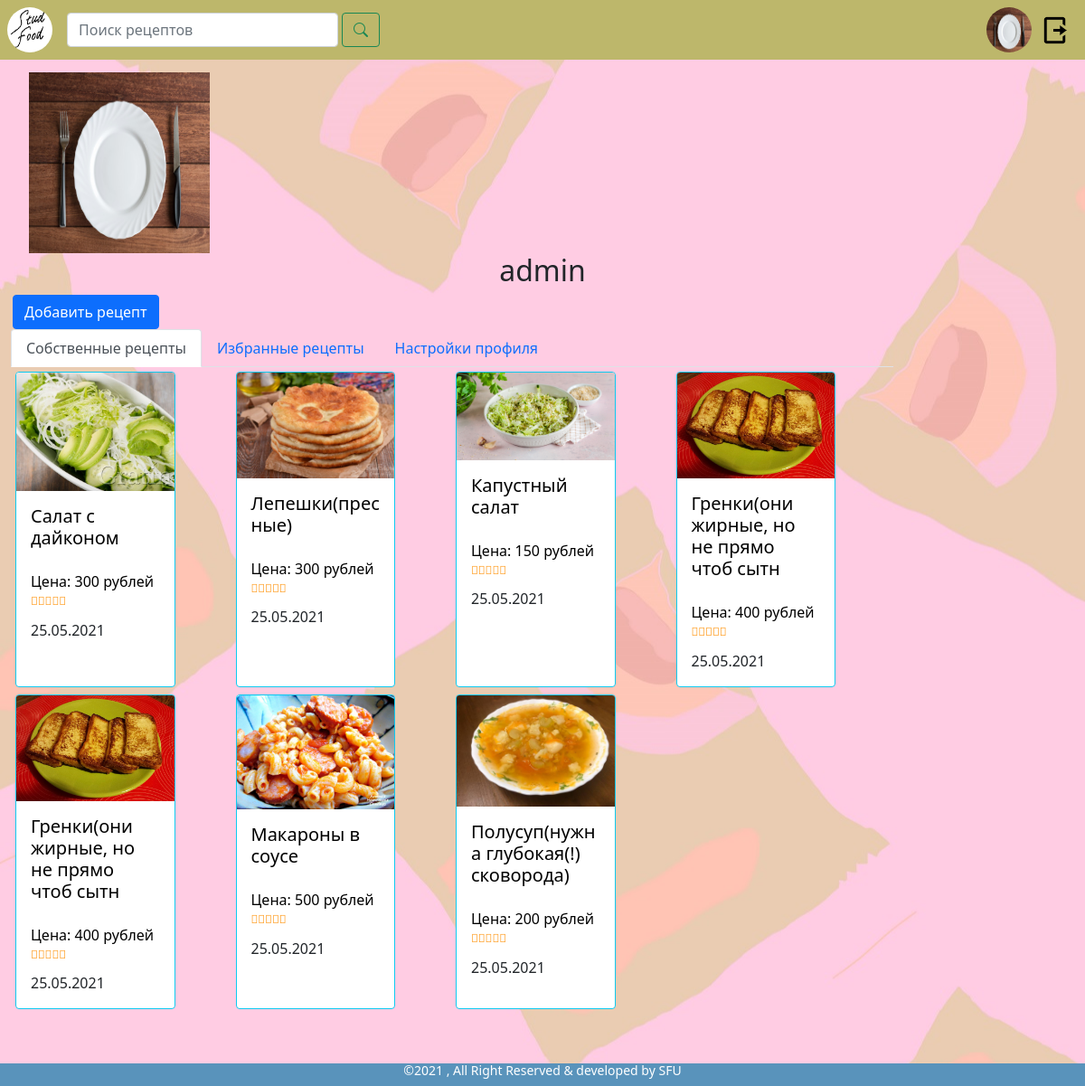
The page /profile/ (signed in) on the database its author committed.
### studentfood/models.py (models this page shows, shortened)
class User(AbstractUser):
    photo = models.ImageField('Фото', default='user_img/no_photo.jpg', upload_to='user_img')  # установлена стандартная фотография. пользовательские фото будут загружены в media/user_img
    @property
    def photo_url(self):
        if self.photo and hasattr(self.photo, 'url'):
            return self.photo.url

class Recipe(models.Model):  # рецепт
    recipe_name = models.CharField('Название', max_length=40)  # название рецепта
    pub_date = models.DateTimeField('Дата публикации', auto_now_add=True)  # дата публикация
    description = models.TextField('Описание')  # описание рецепта
    price = models.IntegerField('Примерная стоимость', null=True)
    user = models.ForeignKey(User, on_delete=models.CASCADE)
    GLOBAL_CATEGORY = [
        ('first', 'Первые блюда'),
        ('second', 'Вторые блюда'),
        ('snack', 'Закуски/Салаты'),
        ('sweet', 'Сладкое/Десерты'),
    ]
    category = models.CharField('Категория', choices=GLOBAL_CATEGORY, max_length=16, blank=True)
    photo = models.ImageField('Фото рецепта', default='recipe_img/no_photo.jpg', null=True, blank=True, upload_to='recipe_img')  # фото будут храниться по пути /media/recipe_img (не забудь создать эти папки перед тестом)
    @property
    def photo_url(self):
        if self.photo and hasattr(self.photo, 'url'):
            return self.photo.url

### studentfood/views.py (the view, shortened to what this page needs)
# urls.py: path('profile/', views.profile, name='profile'),
def profile(request):  # пользовательские данные (при переходе возвращает объект пользователя)
    recipes_list = Recipe.objects.order_by()
    favorite_list = request.user.bookmark_set.all()
    recipe_form = RecipeForm()
    cp_form = ChangePasswordForm()
    context = {'recipes_list': recipes_list,
               'recipe_form': recipe_form,
               'cp_form': cp_form,
               'favorite_list': favorite_list,
              }
    return render(request, 'studentfood/html/profiles/profile.html', context)

### studentfood/forms.py
class RecipeForm(forms.ModelForm):
    class Meta:
        model = Recipe
        fields = ("recipe_name", "description", "price", "category", "photo")

class ChangePasswordForm(forms.ModelForm):
    class Meta:
        model = User
        fields = ("password",)

### studentfood/templates/studentfood/html/profiles/profile.html (shortened to what this page needs)
{% extends 'studentfood/html/base.html' %}{% load static%}
{% block stat%}
    <link href="{% static "css/profile.css" %}" rel="stylesheet" type="text/css">
{% endblock %}
{% block main %}
    <div class="container-fluid">
        <div class="row">
            <div class="col">
                <div class="profile-image">
                    <img src="{{ user.photo_url }}" width="200" height="200" alt="Ваше фото">
                    <h2 align="center">{{ user.username }}</h2>
                </div>
                {% include "studentfood/html/profiles/create_recipe.html"%}
            </div>
            <div class="col-10" id="main-profile">
                <ul class="nav nav-tabs" id="myTab" role="tablist">
                  <li class="nav-item" role="presentation">
                    <button class="nav-link active" id="own-tab" data-bs-toggle="tab" data-bs-target="#own" type="button" role="tab" aria-controls="own" aria-selected="true">Собственные рецепты</button>
                  </li>
                  <li class="nav-item" role="presentation">
                    <button class="nav-link" id="favorite-tab" data-bs-toggle="tab" data-bs-target="#favorite" type="button" role="tab" aria-controls="favorite" aria-selected="false">Избранные рецепты</button>
                  </li>
                  <li class="nav-item" role="presentation">
                    <button class="nav-link" id="settings-tab" data-bs-toggle="tab" data-bs-target="#settings" type="button" role="tab" aria-controls="settings" aria-selected="false">Настройки профиля</button>
                  </li>
                </ul>
                <div class="tab-content" id="myTabContent">
                  {% include "studentfood/html/profiles/user_recipes.html"%}
                </div>
            </div>
        </div>
    </div>
{% endblock %}

### studentfood/templates/studentfood/html/base.html (shortened to what this page needs)
{% load crispy_forms_tags %}
<!DOCTYPE html>
<html>
<head>
    {% load static%}
    <link href="https://cdn.jsdelivr.net/npm/bootstrap@5.0.0-beta2/dist/css/bootstrap.min.css" rel="stylesheet">
    <link rel="stylesheet" href="https://cdn.jsdelivr.net/npm/bootstrap-icons@1.4.1/font/bootstrap-icons.css">
    <link href="{% static "css/base.css" %}" rel="stylesheet" type="text/css">
    {% block stat %}
    {% endblock %}
</head>
<body>
    <nav class="navbar navbar-expand-md navbar-dark fixed-top">
        <a class="navbar-brand" href="{% url 'studentfood:main' %}">
            <img src='../../static/images/logo.jpg' width="50"
                 height="50"
                 alt="Рецепты"
                 class="rounded-circle">
        </a>
        <div id="search">
            <form class="d-flex">
                <input class="form-control me-1" type="search" placeholder="Поиск рецептов" aria-label="Search" id="search-input" name="search">
                <button class="btn btn-outline-success" type="submit"><i class="bi bi-search"></i></button>
            </form>
        </div>
        <div class="collapse navbar-collapse" id="navbarNavAltMarkup">
            <div class="navbar-nav">
                {% if request.user.is_authenticated %}
                      <a href="{% url 'studentfood:profile' %}" class="image-profile">
                          <img src='{{ user.photo_url }}' width="50" height="50" class="rounded-circle" alt="{{ user.username }}">
                      </a>
                      <a class="nav-item nav-link" href="/logout" id="a-button"><img src='../../static/images/exit.png' width="35" height="35" alt="Выход"></a>
                {% else %}
                    <a class="nav-item nav-link active" href="/login">Вход</a>
                    <a class="nav-item nav-link active" href="/reg">Регистрация</a>
                {% endif %}
            </div>
        </div>
    </nav>
    <div  class="container-fluid jumbotron" id="content">
        {% block main %}
        {% endblock %}
    </div>
    <div class="copyright-main">
        <div class="container">
            <div class="row">
                <div class="col-lg-12 col-md-12 col-sm-12 col-xs-12">
                    <h6 class="copy-title">©2021 , All Right Reserved & developed by SFU</h6>
                </div>
            </div>
        </div>
    </div>
</body>
</html>

### studentfood/templates/studentfood/html/profiles/user_recipes.html (shortened to what this page needs)
<div class="tab-pane fade show active" id="own" role="tabpanel" aria-labelledby="own-tab" style="margin: 5px">
    {% if recipes_list.count > 0 %}
        <div class="row row-cols-4 g-2">
            {% for content in recipes_list %}
                {% if content.user == user %}
                        <div class="col">
                            <div class="card h-100 w-75 border-info">
                                <a href="{% url 'studentfood:detail' content.id%}"><img src="{{ content.photo_url }}" class="card-img-top" alt="Изображение отсутствует"></a>
                              <div class="card-body">
                                <a href="{% url 'studentfood:detail' content.id%}"><h5 class="card-title">{{ content.recipe_name }}</h5>
                                <span>Цена: {{ content.price }} рублей</span></a>
                                <div class="star-ratting">&nbsp;</div>
                                <span>{{ content.pub_date|date:"d.m.Y" }}</span>
                              </div>
                            </div>
                        </div>
                {% endif %}
            {% endfor %}
        </div>
    {% endif %}
</div>

### studentfood/static/css/base.css (style rules this page uses)
body { margin:0px; padding:0px; background-size: auto; background: url("../images/background.jpg") no-repeat center; }
.navbar { background: darkkhaki; padding:3px 8px; overflow:auto; }
.navbar-collapse { justify-content: flex-end; }
#search { overflow:auto; }
#search-input { width: 300px; }
.copyright-main { position: fixed; left: 0; bottom: 0; width: 100%; background-color:#5993bb; color: white; text-align: center; }
.copy-title { font-size: 14px; }
#content { padding: 80px 0px; overflow: hidden; }

### studentfood/static/css/profile.css (style rules this page uses)
.profile-image img { margin-left: 20px; }
.tab-content { margin-top: 5px; }
a { text-decoration: none; color: black; }
.star-ratting { margin-bottom: 10px; font-size: 13px; position: relative; }
.star-ratting:before { content: "\f005 \f005 \f005 \f005 \f005"; position: absolute; top: 0; left: 0; color: #FF9919; }

### rows shown on the page
User: photo_url (placeholder picture), username "admin"
Recipe: photo_url (picture), recipe_name "Салат с дайконом", price "300", pub_date "25.05.2021"
Recipe: photo_url (picture), recipe_name "Лепешки(пресные)", price "300", pub_date "25.05.2021"
Recipe: photo_url (picture), recipe_name "Капустный салат", price "150", pub_date "25.05.2021"
Recipe: photo_url (picture), recipe_name "Гренки(они жирные, но не прямо чтоб сытн", price "400", pub_date "25.05.2021"
Recipe: photo_url (picture), recipe_name "Гренки(они жирные, но не прямо чтоб сытн", price "400", pub_date "25.05.2021"
Recipe: photo_url (picture), recipe_name "Макароны в соусе", price "500", pub_date "25.05.2021"
Recipe: photo_url (picture), recipe_name "Полусуп(нужна глубокая(!) сковорода)", price "200", pub_date "25.05.2021"
